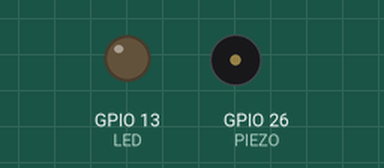
Bench run of a sketch on a simulated ESP32. Parts: output pins drawn as LEDs (lit = HIGH), buzzer (waves = sounding).

Above: at 2.8 s.
At 18.2 s:
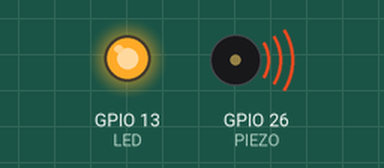
Timing chart, 0 to 18.9 s (numbered marks = the images above):
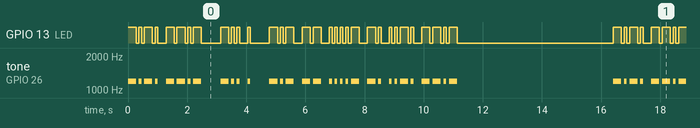

The sketch:

02audio.ino
```cpp
// (licence header left out)
//===================================  Hardware Connections =============================
#define LED              13                     // CHG onboard LED pin
#define PIEZO            26                     // CHG pin attached to piezo element

//===================================  Morse Code Constants =============================
#define CODESPEED   13                            // speed in Words per Minute
#define DITPERIOD   1200/CODESPEED
#define PITCH       1200                          // pitch in Hz of morse audio


char *greetings = "CQ DE KM4NFQ";                   // demo code to send

byte morse[] = {                                  // Each character is encoded into an 8-bit byte:
  0b01001010,        // ! exclamation
  0b01101101,        // " quotation
  0b01010111,        // # pound                   // No Morse, mapped to SK
  0b10110111,        // $ dollar or ~SX
  0b00000000,        // % percent
  0b00111101,        // & ampersand or ~AS
  0b01100001,        // ' apostrophe
  0b00110010,        // ( open paren
  0b01010010,        // ) close paren
  0b0,               // * asterisk                // No Morse
  0b00110101,        // + plus or ~AR
  0b01001100,        // , comma
  0b01011110,        // - hypen
  0b01010101,        // . period
  0b00110110,        // / slant
  0b00100000,        // 0                         // Read the bits from RIGHT to left,
  0b00100001,        // 1                         // with a "1"=dit and "0"=dah
  0b00100011,        // 2                         // example: 2 = 11000 or dit-dit-dah-dah-dah
  0b00100111,        // 3                         // the final bit is always 1 = stop bit.
  0b00101111,        // 4                         // see "sendElements" routine for more info.
  0b00111111,        // 5
  0b00111110,        // 6
  0b00111100,        // 7
  0b00111000,        // 8
  0b00110000,        // 9
  0b01111000,        // : colon
  0b01101010,        // ; semicolon
  0b0,               // <                         // No Morse
  0b00101110,        // = equals or ~BT
  0b0,               // >                         // No Morse
  0b01110011,        // ? question
  0b01101001,        // @ at or ~AC
  0b00000101,        // A
  0b00011110,        // B
  0b00011010,        // C
  0b00001110,        // D
  0b00000011,        // E
  0b00011011,        // F
  0b00001100,        // G
  0b00011111,        // H
  0b00000111,        // I
  0b00010001,        // J
  0b00001010,        // K
  0b00011101,        // L
  0b00000100,        // M
  0b00000110,        // N
  0b00001000,        // O
  0b00011001,        // P
  0b00010100,        // Q
  0b00001101,        // R
  0b00001111,        // S
  0b00000010,        // T
  0b00001011,        // U
  0b00010111,        // V
  0b00001001,        // W
  0b00010110,        // X
  0b00010010,        // Y
  0b00011100         // Z
};


void ditSpaces(int spaces=1) {                    // user specifies #dits to wait
  for (int i=0; i<spaces; i++)                    // count the dits...
    delay(DITPERIOD);                             // no action, just mark time
}

void characterSpace()
{
  ditSpaces(2);                                  // 3 total (last element includes 1)
}

void wordSpace()
{
  ditSpaces(4);                                   // 7 total (last char includes 3)
}

void dit() {
  digitalWrite(LED,1);                            // CHG turn on LED
  tone(PIEZO,PITCH);                              // and turn on sound
  ditSpaces();
  digitalWrite(LED,0);                            // CHG turn off LED
  noTone(PIEZO);                                  // and turn off sound
  ditSpaces();                                    // space between code elements
}

void dah() {
  digitalWrite(LED,1);                            // CHG turn on LED
  tone(PIEZO,PITCH);                              // and turn on sound
  ditSpaces(3);                                   // length of dah = 3 dits
  digitalWrite(LED,0);                            // CHG turn off LED
  noTone(PIEZO);                                  // and turn off sound
  ditSpaces();                                    // space between code elements
}

// the following routine accepts a numberic input, where each bit represents a code element:
// 1=dit and 0=dah.   The elements are read right-to-left.  The left-most bit is a stop bit.
// For example:  5 = binary 0b0101.  The right-most bit is 1 so the first element is a dit.
// The next element to the left is a 0, so a dah follows.  Only a 1 remains after that, so
// the character is complete: dit-dah = morse character 'A'.

void sendElements(int x) {                        // send string of bits as Morse
  while (x>1) {                                   // stop when value is 1 (or less)
    if (x & 1) dit();                             // right-most bit is 1, so dit
    else dah();                                   // right-most bit is 0, so dah
    x >>= 1;                                      // rotate bits right
  }
  characterSpace();                               // add inter-character spacing
}

void sendCharacter(char c) {                      // send a single ASCII character in Morse
  if (c<32) return;                               // ignore control characters
  if (c>96) c -= 32;                              // convert lower case to upper case
  if (c>90) return;                               // not a character
  if (c==32) wordSpace();                         // space between words
  else sendElements(morse[c-33]);                 // send the character
}

void sendString (char *ptr) {
  while (*ptr)                                    // send the entire string
    sendCharacter(*ptr++);                        // one character at a time
}

void setup() {
  pinMode(LED,OUTPUT);
}

void loop() {
  sendString(greetings);
  delay(5000);
}
```

Measured:
- by itself, GPIO 13 (LED): moves between LOW and HIGH, repeating every 16.4 s
- by itself, tone on GPIO 26 (PIEZO): plays 1200 Hz for 0.28 s, 1200 Hz for 0.09 s, 1200 Hz for 0.28 s, 1200 Hz for 0.09 s, 1200 Hz for 0.28 s, 1200 Hz for 0.28 s … (256 notes in this stretch)
